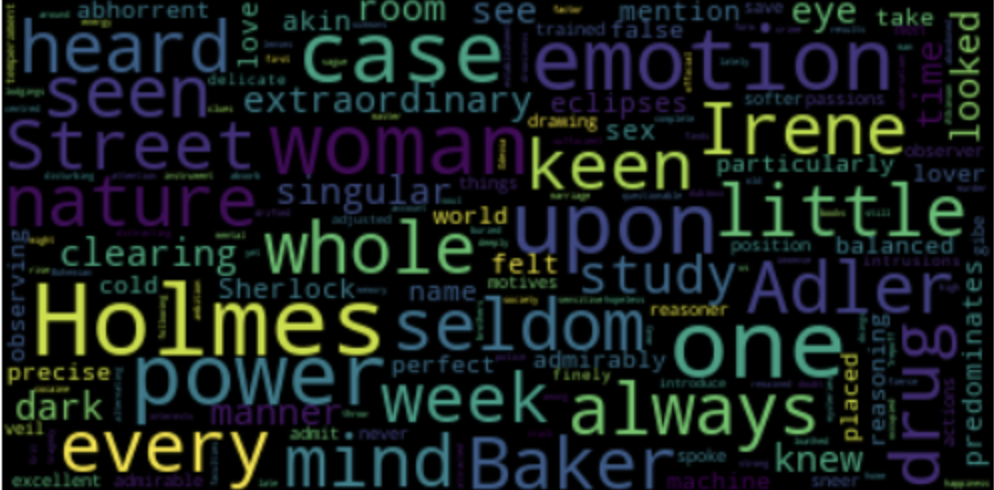

Write Python code to recreate this figure.
#!/usr/bin/env python
# coding: utf-8

# In[2]:


import os
from wordcloud import WordCloud
import matplotlib.pyplot as plt


# In[3]:


# construct the path
file_path = os.path.join('data/sherlock.txt')


# In[12]:


# read the file
with open(file_path, 'r') as file:
    # Read the first 5 lines
    line_count = 0
    for line in file:
        print(line)
        line_count += 1
        if line_count == 5:
            break


# In[11]:


# generate a wordcloud image
wordcloud = WordCloud(max_font_size=40).generate(text)
plt.figure() #i plan to include multiple plots
plt.imshow(wordcloud, interpolation='bilinear')
plt.axis('off')
plt.show()
